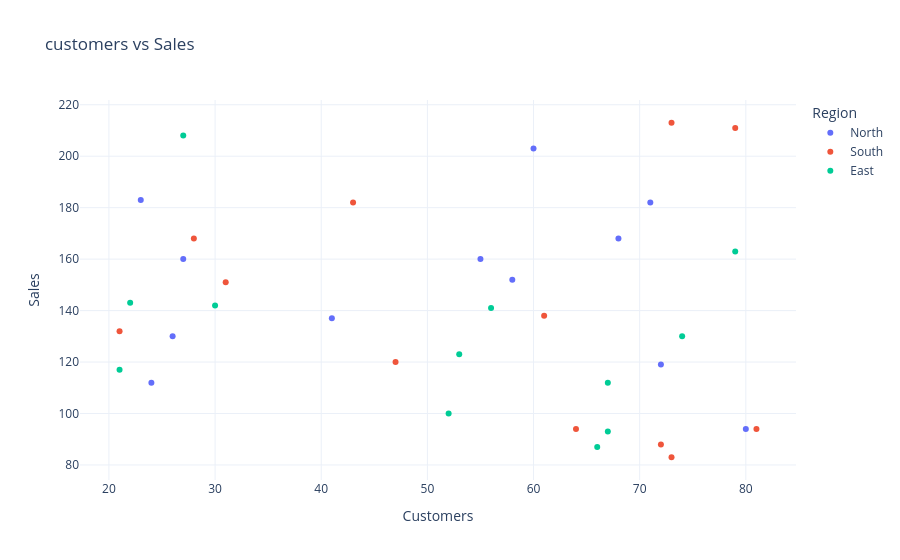

The notebook cell this image was saved under:
### Markdown cell above
#### Scatter Plot

### Code cell
fig = px.scatter(
    df_plotly,
    x = "customers",
    y = "sales",
    color = "region",
    hover_data = ["product", "month_name", "units"],
    title = "customers vs Sales"
)

fig.update_layout(
    xaxis_title = "Customers",
    yaxis_title = "Sales",
    legend_title = "Region"
)

fig.show()

### Figure 1 — Plotly figure (JSON) as saved in the notebook; plotly's stock layout.template omitted (floating-point values rounded to 4 significant figures)
{"data": [{"customdata": [["A", "Jan", 38], ["B", "Jan", 30], ["A", "Feb", 53], ["B", "Feb", 36], ["A", "Mar", 30], ["B", "Mar", 27], ["A", "Apr", 59], ["B", "Apr", 11], ["A", "May", 33], ["B", "May", 38], ["A", "Jun", 44], ["B", "Jun", 51]], "hovertemplate": "region=North<br>customers=%{x}<br>sales=%{y}<br>product=%{customdata[0]}<br>month_name=%{customdata[1]}<br>units=%{customdata[2]}<extra></extra>", "legendgroup": "North", "marker": {"color": "#636efa", "symbol": "circle"}, "mode": "markers", "name": "North", "orientation": "v", "showlegend": true, "type": "scatter", "x": [71, 80, 41, 68, 26, 58, 55, 23, 72, 60, 27, 24], "xaxis": "x", "y": [182, 94, 137, 168, 130, 152, 160, 183, 119, 203, 160, 112], "yaxis": "y"}, {"customdata": [["A", "Jan", 12], ["B", "Jan", 33], ["A", "Feb", 37], ["B", "Feb", 56], ["A", "Mar", 23], ["B", "Mar", 11], ["A", "Apr", 51], ["B", "Apr", 38], ["A", "May", 10], ["B", "May", 33], ["A", "Jun", 16], ["B", "Jun", 43]], "hovertemplate": "region=South<br>customers=%{x}<br>sales=%{y}<br>product=%{customdata[0]}<br>month_name=%{customdata[1]}<br>units=%{customdata[2]}<extra></extra>", "legendgroup": "South", "marker": {"color": "#EF553B", "symbol": "circle"}, "mode": "markers", "name": "South", "orientation": "v", "showlegend": true, "type": "scatter", "x": [43, 21, 61, 81, 79, 72, 73, 73, 64, 28, 47, 31], "xaxis": "x", "y": [182, 132, 138, 94, 211, 88, 213, 83, 94, 168, 120, 151], "yaxis": "y"}, {"customdata": [["A", "Jan", 69], ["B", "Jan", 21], ["A", "Feb", 61], ["B", "Feb", 46], ["A", "Mar", 16], ["B", "Mar", 44], ["A", "Apr", 19], ["B", "Apr", 24], ["A", "May", 33], ["B", "May", 60], ["A", "Jun", 64], ["B", "Jun", 44]], "hovertemplate": "region=East<br>customers=%{x}<br>sales=%{y}<br>product=%{customdata[0]}<br>month_name=%{customdata[1]}<br>units=%{customdata[2]}<extra></extra>", "legendgroup": "East", "marker": {"color": "#00cc96", "symbol": "circle"}, "mode": "markers", "name": "East", "orientation": "v", "showlegend": true, "type": "scatter", "x": [21, 52, 74, 22, 79, 66, 53, 67, 27, 30, 67, 56], "xaxis": "x", "y": [117, 100, 130, 143, 163, 87, 123, 93, 208, 142, 112, 141], "yaxis": "y"}], "layout": {"legend": {"title": {"text": "Region"}, "tracegroupgap": 0}, "title": {"text": "customers vs Sales"}, "xaxis": {"anchor": "y", "domain": [0, 1], "title": {"text": "Customers"}}, "yaxis": {"anchor": "x", "domain": [0, 1], "title": {"text": "Sales"}}}}
